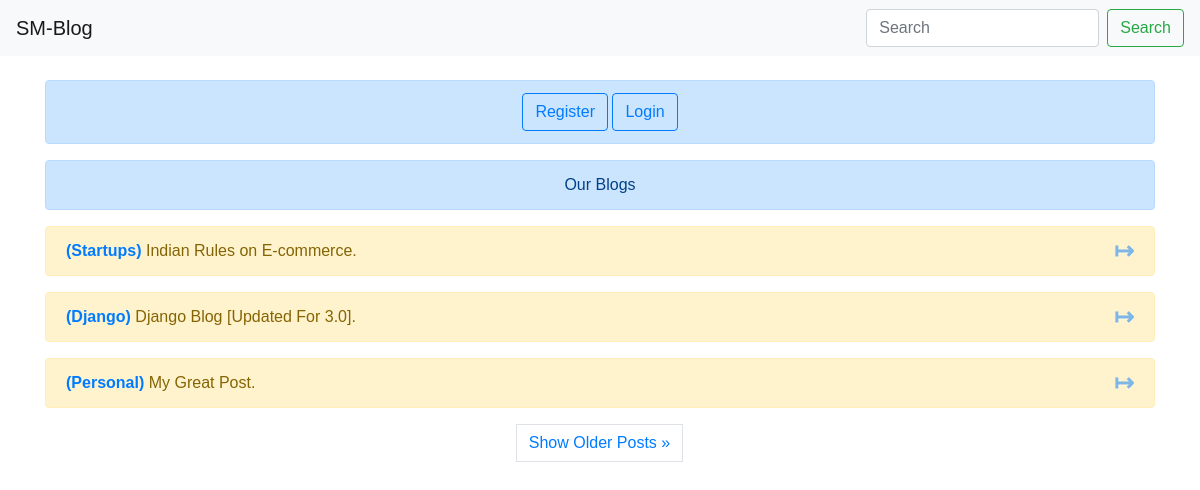
The page / on the database its author committed.
### myapp/models.py (models this page shows, shortened)
class Post(models.Model):
    STATUS_CHOICE = (
        ('draft', 'Draft'),
        ('publish', 'Publish'),
    )
    title = models.CharField(max_length=200, unique=True)
    slug = models.SlugField(unique=True)
    author = models.ForeignKey(User, on_delete=models.CASCADE)
    category = models.ForeignKey(Category, on_delete=models.CASCADE)
    thumbnail = models.ImageField(upload_to='thumbnails/', blank=True, null=True)
    created = models.DateTimeField(auto_now_add=True)
    updated = models.DateTimeField(blank=True, null=True)
    content = RichTextField()
    status = models.CharField(max_length=50, choices=STATUS_CHOICE, default='draft')
    tags = TaggableManager(blank=True)
    likes = models.ManyToManyField(User, related_name='post_likes', blank=True)
    dislikes = models.ManyToManyField(User, related_name='post_dislikes', blank=True)
    views = models.IntegerField(default=0, blank=True, null=True)
    author_profile = models.ForeignKey('Profile', on_delete=models.CASCADE)
    class Meta:
        ordering = ('-created',)

class Category(models.Model):
    name = models.CharField(max_length=100)
    slug = models.SlugField(unique=True)
    followers = models.ManyToManyField(User, related_name='category_follower')
    def __str__(self):
        return self.name

### myapp/views.py (the view)
# urls.py: path('', views.PostListView.as_view(), name='PostListView'),
class PostListView(ListView):
    queryset = Post.objects.filter(status='publish')
    template_name = 'myapp/post_list.html'
    context_object_name = 'posts'
    paginate_by = 3

### templates/myapp/post_list.html (shortened to what this page needs)
{% extends 'base.html' %}
{% block content %}
{% if user.is_authenticated %}
      <div class="alert alert-primary my-3" style="text-align: center;" role="alert">
        <form action="{% url 'logout' %}" method="POST">
          {% csrf_token %}
          <a href="{% url 'feed_post' %}" class="btn btn-outline-primary my-2 my-sm-0">Your Feed</a>
          <a href="{% url 'change_password' %}" class="btn btn-outline-primary my-2 my-sm-0">Change Password</a>
          <button type="submit" class="btn btn-outline-danger my-2 my-sm-0">Logout</button>
        </form>
      </div>
{% else %}
      <div class="alert alert-primary my-3" style="text-align: center;" role="alert">
        <a href="{% url 'signup' %}" class="btn btn-outline-primary my-2 my-sm-0">Register</a>
        <a href="{% url 'login' %}" class="btn btn-outline-primary my-2 my-sm-0">Login</a>
      </div>
{% endif %}
<div class="alert alert-primary my-3" style="text-align: center;" role="alert">
  Our Blogs
</div>
{% for post in posts %}
<div class="alert alert-warning alert-dismissible fade show" role="alert">
  <strong><a href="{% url 'category_post' post.category.slug %}">({{ post.category }})</a></strong> {{ post.title }}.
  <button type="button" class="close">
    <span aria-hidden="true"><a href="/p/{{ post.slug }}/">&RightTeeArrow;</a></span>
  </button>
</div>
{% endfor %}
{% if is_paginated %}
  <ul class="pagination justify-content-center">
    {% if page_obj.has_next %}
    <li><a href="?page={{ page_obj.next_page_number }}" class="page-link"> Show Older Posts &raquo;</a></li>
    {% endif %}
  </ul>
</div>
{% endif %}
{% endblock content %}

### templates/base.html (style rules this page uses)
html, body { font-family: 'Work Sans', sans-serif; }

### rows shown on the page
Post: category "Startups", title "Indian Rules on E-commerce"
Post: category "Django", title "Django Blog [Updated For 3.0]"
Post: category "Personal", title "My Great Post"
